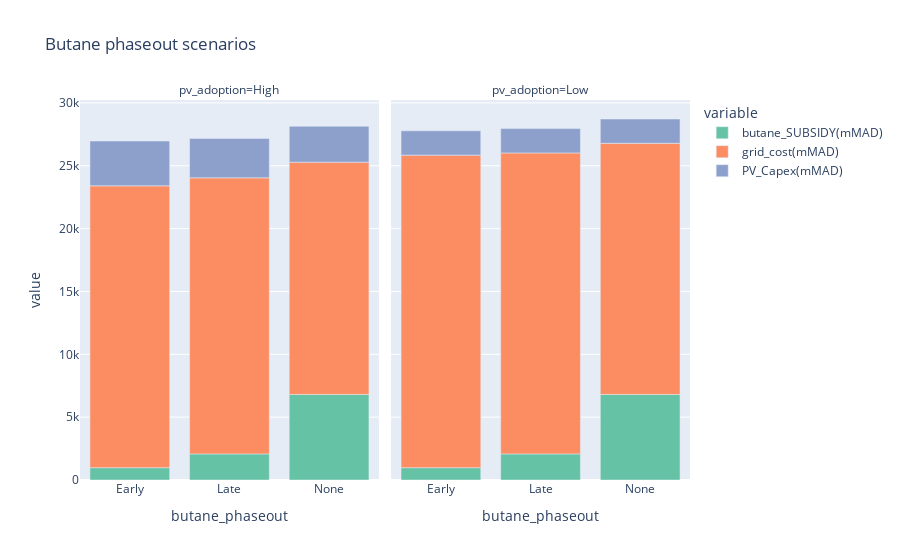

Here is the notebook cell this chart was saved with:
### Code cell
dff = df.melt(value_vars=['butane_SUBSIDY(mMAD)', 'grid_cost(mMAD)', 'PV_Capex(mMAD)'], 
         id_vars=['butane_phaseout', 'pv_adoption'])

fig = px.bar(dff, x='butane_phaseout', y='value', color='variable',
             facet_col='pv_adoption', title='Butane phaseout scenarios',
             color_discrete_sequence=px.colors.qualitative.Set2)
fig.show()
# fig.write_image('ButanePhaseOut.pdf', width=900)

### Figure 1 — Plotly figure (JSON) as saved in the notebook; plotly's stock layout.template omitted (floating-point values rounded to 4 significant figures)
{"data": [{"alignmentgroup": "True", "hovertemplate": "variable=butane_SUBSIDY(mMAD)<br>pv_adoption=High<br>butane_phaseout=%{x}<br>value=%{y}<extra></extra>", "legendgroup": "butane_SUBSIDY(mMAD)", "marker": {"color": "rgb(102,194,165)"}, "name": "butane_SUBSIDY(mMAD)", "offsetgroup": "butane_SUBSIDY(mMAD)", "orientation": "v", "showlegend": true, "textposition": "auto", "type": "bar", "x": ["Early", "Late", "None"], "xaxis": "x", "y": [981.0, 2078.0, 6806.0], "yaxis": "y"}, {"alignmentgroup": "True", "hovertemplate": "variable=butane_SUBSIDY(mMAD)<br>pv_adoption=Low<br>butane_phaseout=%{x}<br>value=%{y}<extra></extra>", "legendgroup": "butane_SUBSIDY(mMAD)", "marker": {"color": "rgb(102,194,165)"}, "name": "butane_SUBSIDY(mMAD)", "offsetgroup": "butane_SUBSIDY(mMAD)", "orientation": "v", "showlegend": false, "textposition": "auto", "type": "bar", "x": ["Early", "Late", "None"], "xaxis": "x2", "y": [981.0, 2078.0, 6806.0], "yaxis": "y2"}, {"alignmentgroup": "True", "hovertemplate": "variable=grid_cost(mMAD)<br>pv_adoption=High<br>butane_phaseout=%{x}<br>value=%{y}<extra></extra>", "legendgroup": "grid_cost(mMAD)", "marker": {"color": "rgb(252,141,98)"}, "name": "grid_cost(mMAD)", "offsetgroup": "grid_cost(mMAD)", "orientation": "v", "showlegend": true, "textposition": "auto", "type": "bar", "x": ["Early", "Late", "None"], "xaxis": "x", "y": [22420.0, 21960.0, 18480.0], "yaxis": "y"}, {"alignmentgroup": "True", "hovertemplate": "variable=grid_cost(mMAD)<br>pv_adoption=Low<br>butane_phaseout=%{x}<br>value=%{y}<extra></extra>", "legendgroup": "grid_cost(mMAD)", "marker": {"color": "rgb(252,141,98)"}, "name": "grid_cost(mMAD)", "offsetgroup": "grid_cost(mMAD)", "orientation": "v", "showlegend": false, "textposition": "auto", "type": "bar", "x": ["Early", "Late", "None"], "xaxis": "x2", "y": [24860.0, 23940.0, 19980.0], "yaxis": "y2"}, {"alignmentgroup": "True", "hovertemplate": "variable=PV_Capex(mMAD)<br>pv_adoption=High<br>butane_phaseout=%{x}<br>value=%{y}<extra></extra>", "legendgroup": "PV_Capex(mMAD)", "marker": {"color": "rgb(141,160,203)"}, "name": "PV_Capex(mMAD)", "offsetgroup": "PV_Capex(mMAD)", "orientation": "v", "showlegend": true, "textposition": "auto", "type": "bar", "x": ["Early", "Late", "None"], "xaxis": "x", "y": [3568.0, 3138.0, 2857.0], "yaxis": "y"}, {"alignmentgroup": "True", "hovertemplate": "variable=PV_Capex(mMAD)<br>pv_adoption=Low<br>butane_phaseout=%{x}<br>value=%{y}<extra></extra>", "legendgroup": "PV_Capex(mMAD)", "marker": {"color": "rgb(141,160,203)"}, "name": "PV_Capex(mMAD)", "offsetgroup": "PV_Capex(mMAD)", "orientation": "v", "showlegend": false, "textposition": "auto", "type": "bar", "x": ["Early", "Late", "None"], "xaxis": "x2", "y": [1935.0, 1935.0, 1935.0], "yaxis": "y2"}], "layout": {"annotations": [{"font": {}, "showarrow": false, "text": "pv_adoption=High", "x": 0.245, "xanchor": "center", "xref": "paper", "y": 1, "yanchor": "bottom", "yref": "paper"}, {"font": {}, "showarrow": false, "text": "pv_adoption=Low", "x": 0.755, "xanchor": "center", "xref": "paper", "y": 1, "yanchor": "bottom", "yref": "paper"}], "barmode": "relative", "legend": {"title": {"text": "variable"}, "tracegroupgap": 0}, "title": {"text": "Butane phaseout scenarios"}, "xaxis": {"anchor": "y", "domain": [0, 0.49], "title": {"text": "butane_phaseout"}}, "xaxis2": {"anchor": "y2", "domain": [0.51, 1], "matches": "x", "title": {"text": "butane_phaseout"}}, "yaxis": {"anchor": "x", "domain": [0, 1], "title": {"text": "value"}}, "yaxis2": {"anchor": "x2", "domain": [0, 1], "matches": "y", "showticklabels": false}}}
